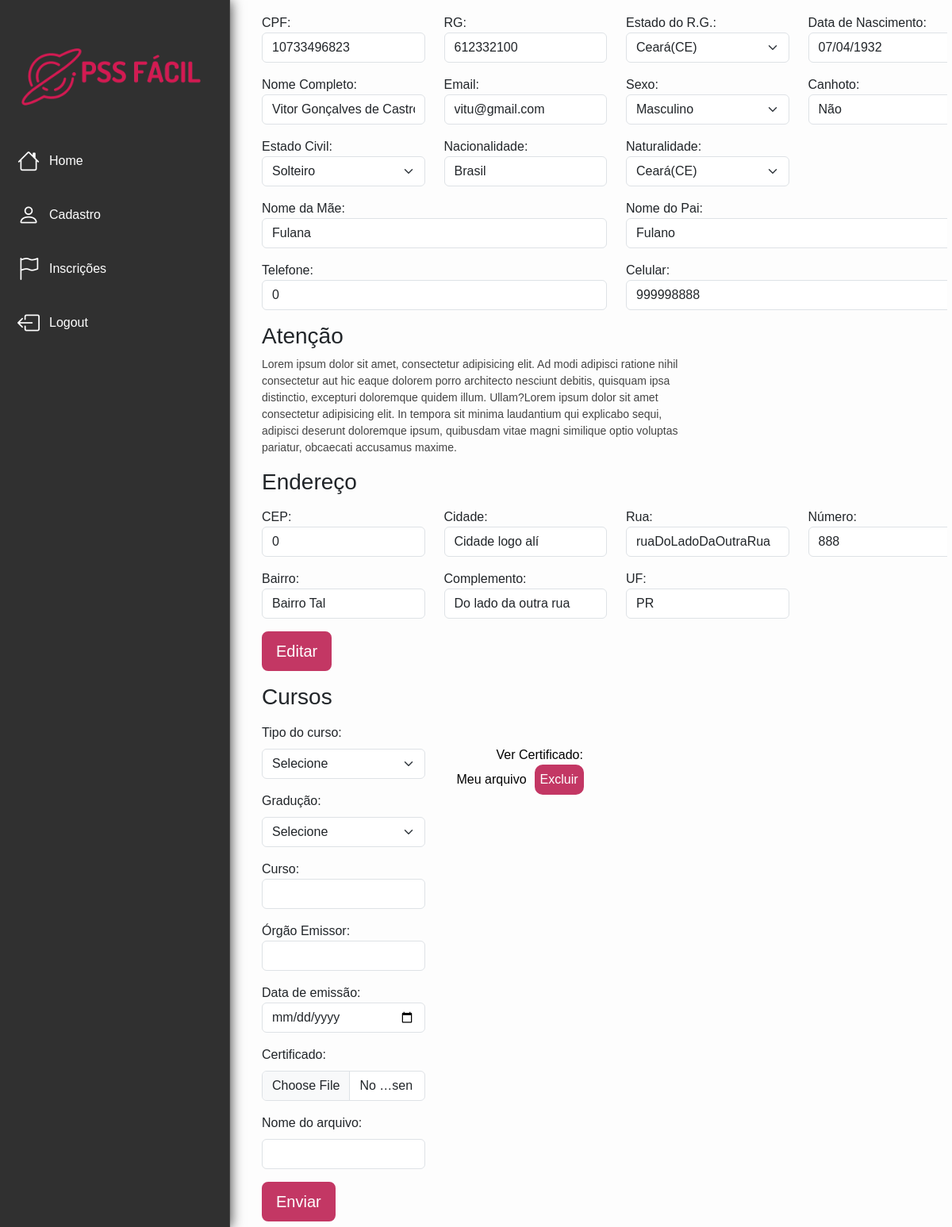
/php/cadastro.php (signed in), run on the app's committed database.
### tables this page shows
CREATE TABLE `tb_usuario` (
  `id_usuario` int(11) NOT NULL,
  `nome_completo` varchar(80) NOT NULL,
  `data_nascimento` date NOT NULL,
  `cpf` varchar(20) NOT NULL,
  `rg` int(20) NOT NULL,
  `estado_rg` varchar(50) NOT NULL,
  `email` varchar(80) NOT NULL,
  `sexo` varchar(20) NOT NULL,
  `canhoto` varchar(20) NOT NULL,
  `estado_civil` varchar(20) NOT NULL,
  `nome_mae` varchar(80) NOT NULL,
  `nome_pai` varchar(80) NOT NULL,
  `nacionalidade` varchar(50) NOT NULL,
  `naturalidade` varchar(50) NOT NULL,
  `cep` int(20) NOT NULL,
  `rua` varchar(80) NOT NULL,
  `numero_casa` int(20) NOT NULL,
  `complemento` varchar(100) NOT NULL,
  `bairro` varchar(50) NOT NULL,
  `cidade` varchar(50) NOT NULL,
  `uf` varchar(20) NOT NULL,
  `senha` varchar(50) NOT NULL,
  `telefone` int(20) NOT NULL,
  `celular` int(20) NOT NULL
);

CREATE TABLE `certificados_cursos` (
  `id` int(11) NOT NULL,
  `url_certificado` varchar(80) NOT NULL,
  `id_usuario` int(11) NOT NULL,
  `tipo_curso` varchar(50) NOT NULL,
  `graduacao` varchar(50) NOT NULL,
  `curso` varchar(80) NOT NULL,
  `orgao_emissor` varchar(80) NOT NULL,
  `data_emissao` date NOT NULL,
  `nome_arquivo` varchar(80) NOT NULL
);

### php/cadastro.php (the view, shortened to what the rows shown need)
<?php
include "php/conn.php";
include "php/atualizar_dados.php";
$consulta_dados = $conn->prepare('SELECT * FROM `tb_usuario` WHERE id_usuario = :pId_usuario');
$consulta_dados->bindValue(':pId_usuario', $_SESSION['login']);
$consulta_dados->execute();
$row_dados = $consulta_dados->fetch();
?>
<!DOCTYPE php>
<php lang="pt-br">
    <?php
    include "headHTML.php"
    ?>
    <body class="body-area-usuario">
        <main class="main">
            <form action="cadastro.php" method="POST" enctype="multipart/form-data">
                <div class="row">
                    <div class="mb-3 col-3">
                        <label for="form-cpf" class="form-cpf">CPF:</label>
                        <input type="text" class="form-control" id="form-cpf" name="form-cpf" placeholder="000.000.000-00" value="<?php echo $row_dados['cpf'] ?>" <?php echo ($modoEdicao) ? '' : 'readonly'; ?>>
                    </div>
                    <div class="mb-3 col-3">
                        <label for="form-rg" class="form-rg">RG:</label>
                        <input type="text" class="form-control" id="form-rg" name="form-rg" placeholder="00.000.000-0" value="<?php echo $row_dados['rg']; ?>" <?php echo ($modoEdicao) ? '' : 'readonly'; ?>>
                    </div>
                    <div class="mb-3 col-3">
                        <label for="form-data-nascimento" class="form-data-nascimento">Data de Nascimento:</label>
                        <input type="date" class="form-control" id="form-data-nascimento" name="form-data-nascimento" value="<?php echo $row_dados['data_nascimento']; ?>" <?php echo ($modoEdicao) ? '' : 'readonly'; ?>>
                    </div>
                </div>
                <div class="row">
                    <div class="mb-3 col-3">
                        <label for="form-nome-completo" class="form-nome-completo">Nome Completo:</label>
                        <input type="text" class="form-control" id="form-nome-completo" name="form-nome-completo" placeholder="Nome completo" value="<?php echo $row_dados['nome_completo']; ?>" <?php echo ($modoEdicao) ? '' : 'readonly'; ?>>
                    </div>
                    <div class="mb-3 col-3">
                        <label for="form-email" class="form-email">Email:</label>
                        <input type="email" class="form-control" id="form-email" name="form-email" value="<?php echo $row_dados['email']; ?>" <?php echo ($modoEdicao) ? '' : 'readonly'; ?>>
                    </div>
                    <div class="mb-3 col-3">
                        <label for="form-nacionalidade" class="form-nacionalidade">Nacionalidade:</label>
                        <input type="text" class="form-control" id="form-nacionalidade" name="form-nacionalidade" value="<?php echo $row_dados['nacionalidade']; ?>" <?php echo ($modoEdicao) ? '' : 'readonly'; ?>>
                    </div>
                </div>
                <div class="row">
                    <div class="mb-3 col-6">
                        <label for="form-nome-mae" class="form-nome-mae">Nome da Mãe:</label>
                        <input type="text" class="form-control" id="form-nome-mae" name="form-nome-mae" value="<?php echo $row_dados['nome_mae']; ?>" <?php echo ($modoEdicao) ? '' : 'readonly'; ?>>
                    </div>
                    <div class="mb-3 col-6">
                        <label for="form-nome-pai" class="form-nome-pai">Nome do Pai:</label>
                        <input type="text" class="form-control" id="form-nome-pai" name="form-nome-pai" value="<?php echo $row_dados['nome_pai']; ?>" <?php echo ($modoEdicao) ? '' : 'readonly'; ?>>
                    </div>
                    <div class="mb-3 col-6">
                        <label for="form-telefone" class="form-telefone">Telefone:</label>
                        <input type="text" class="form-control" id="form-telefone" name="form-telefone" value="<?php echo $row_dados['telefone']; ?>" <?php echo ($modoEdicao) ? '' : 'readonly'; ?>>
                    </div>
                    <div class="mb-3 col-6">
                        <label for="form-celular" class="form-celular">Celular:</label>
                        <input type="text" class="form-control" id="form-celular" name="form-celular" value="<?php echo $row_dados['celular']; ?>" <?php echo ($modoEdicao) ? '' : 'readonly'; ?>>
                    </div>
                </div>
                <div class="row">
                    <div class="mb-3 col-3">
                        <label for="form-cep" class="form-cep">CEP:</label>
                        <input type="text" class="form-control" id="form-cep" name="form-cep" placeholder="00000-000" value="<?php echo $row_dados['cep']; ?>" <?php echo ($modoEdicao) ? '' : 'readonly'; ?>>
                    </div>
                    <div class="mb-3 col-3">
                        <label for="form-uf" class="form-uf">Cidade:</label>
                        <input type="text" class="form-control" id="form-uf" name="form-uf" value="<?php echo $row_dados['cidade']; ?>" <?php echo ($modoEdicao) ? '' : 'readonly'; ?>>
                    </div>
                    <div class="mb-3 col-3">
                        <label for="form-rua" class="form-rua">Rua:</label>
                        <input type="text" class="form-control" id="form-rua" name="form-rua" value="<?php echo $row_dados['rua']; ?>" <?php echo ($modoEdicao) ? '' : 'readonly'; ?>>
                    </div>
                    <div class="mb-3 col-3">
                        <label for="form-numero-da-casa" class="form-numero-da-casa">Número:</label>
                        <input type="text" class="form-control" id="form-numero-da-casa" name="form-numero-da-casa" value="<?php echo $row_dados['numero_casa']; ?>" <?php echo ($modoEdicao) ? '' : 'readonly'; ?>>
                    </div>
                    <div class="mb-3 col-3">
                        <label for="form-bairro" class="form-bairro">Bairro:</label>
                        <input type="text" class="form-control" id="form-bairro" name="form-bairro" value="<?php echo $row_dados['bairro']; ?>">
                    </div>
                    <div class="mb-3 col-3">
                        <label for="form-complemento" class="form-complemento">Complemento:</label>
                        <input type="text" class="form-control" id="form-complemento" name="form-complemento" value="<?php echo $row_dados['complemento']; ?>" <?php echo ($modoEdicao) ? '' : 'readonly'; ?>>
                    </div>
                    <div class="mb-3 col-3">
                        <label for="form-uf" class="form-uf">UF:</label>
                        <input type="text" class="form-control" id="form-uf" name="form-uf" value="<?php echo $row_dados['uf']; ?>" <?php echo ($modoEdicao) ? '' : 'readonly'; ?>>
                    </div>
                </div>
                <div class="row">
                    <div class="col-3 div-links-certificados">
                        <?php
                        $consulta_certificados = $conn->prepare('SELECT * FROM  `certificados_cursos` WHERE id_usuario = :pId_usuario');
                        $consulta_certificados->bindValue(':pId_usuario', $_SESSION['login']);
                        $consulta_certificados->execute();
                        while ($row_certificados = $consulta_certificados->fetch()) {
                            echo '<form method="POST" action="excluir_certificado.php" class="certificado-form">';
                            echo '<a href="' . $row_certificados['url_certificado'] . '" class="certificado-link" target="_blank">Ver Certificado: ' . $row_certificados['nome_arquivo'] . '</a>';
                            echo '<button type="submit" class="certificado-link-excluir" onclick="return confirm(\'Tem certeza que deseja excluir este certificado?\')">Excluir</button>';
                            echo '</form>';
                            echo '<br>';
                        }
                        ?>
                    </div>
                </div>
            </form>
        </main>
    </body>
    </html>
</php>

### data on the page
tb_usuario: form-cpf "10733496823", form-rg "612332100", form-data-nascimento "07/04/1932", form-nome-completo "Vitor Gonçalves de Castro", form-email "vitu@gmail.com", form-nacionalidade "Brasil", form-nome-mae "Fulana", form-nome-pai "Fulano", form-telefone "0", form-celular "999998888", form-cep "0", form-uf "Cidade logo alí", form-rua "ruaDoLadoDaOutraRua", form-numero-da-casa "888", form-bairro "Bairro Tal", form-complemento "Do lado da outra rua", form-uf "PR"
certificados_cursos: nome_arquivo "Meu arquivo"

### other printed values
form field form-estado-rg "Ceará(CE)"
form field form-sexo "Masculino"
form field form-canhoto "Não"
form field form-estado-civil "Solteiro"
form field form-naturalidade "Ceará(CE)"
